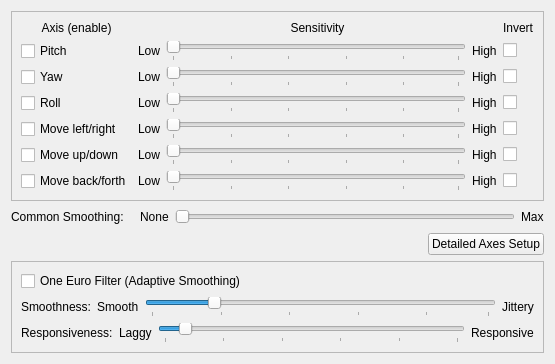
<?xml version="1.0" encoding="UTF-8"?>
<ui version="4.0">
 <class>ProfileSetupForm</class>
 <widget class="QWidget" name="ProfileSetupForm">
  <property name="geometry">
   <rect>
    <x>0</x>
    <y>0</y>
    <width>555</width>
    <height>345</height>
   </rect>
  </property>
  <property name="sizePolicy">
   <sizepolicy hsizetype="Preferred" vsizetype="Maximum">
    <horstretch>0</horstretch>
    <verstretch>0</verstretch>
   </sizepolicy>
  </property>
  <property name="windowTitle">
   <string>Form</string>
  </property>
  <layout class="QVBoxLayout" name="verticalLayout">
   <item>
    <widget class="QFrame" name="gridFrame">
     <property name="frameShape">
      <enum>QFrame::StyledPanel</enum>
     </property>
     <property name="frameShadow">
      <enum>QFrame::Raised</enum>
     </property>
     <layout class="QGridLayout" name="gridLayout">
      <item row="2" column="1">
       <layout class="QHBoxLayout" name="horizontalLayout_2">
        <item>
         <widget class="QLabel" name="label_3">
          <property name="text">
           <string>Low</string>
          </property>
         </widget>
        </item>
        <item>
         <widget class="QSlider" name="YawSens">
          <property name="orientation">
           <enum>Qt::Horizontal</enum>
          </property>
          <property name="tickPosition">
           <enum>QSlider::TicksBelow</enum>
          </property>
          <property name="tickInterval">
           <number>20</number>
          </property>
         </widget>
        </item>
        <item>
         <widget class="QLabel" name="label_10">
          <property name="text">
           <string>High</string>
          </property>
         </widget>
        </item>
       </layout>
      </item>
      <item row="3" column="1">
       <layout class="QHBoxLayout" name="horizontalLayout_3">
        <item>
         <widget class="QLabel" name="label_4">
          <property name="text">
           <string>Low</string>
          </property>
         </widget>
        </item>
        <item>
         <widget class="QSlider" name="RollSens">
          <property name="orientation">
           <enum>Qt::Horizontal</enum>
          </property>
          <property name="tickPosition">
           <enum>QSlider::TicksBelow</enum>
          </property>
          <property name="tickInterval">
           <number>20</number>
          </property>
         </widget>
        </item>
        <item>
         <widget class="QLabel" name="label_11">
          <property name="text">
           <string>High</string>
          </property>
         </widget>
        </item>
       </layout>
      </item>
      <item row="0" column="0">
       <widget class="QLabel" name="label_9">
        <property name="text">
         <string>Axis (enable)</string>
        </property>
        <property name="alignment">
         <set>Qt::AlignCenter</set>
        </property>
       </widget>
      </item>
      <item row="0" column="1">
       <widget class="QLabel" name="label_2">
        <property name="text">
         <string>Sensitivity</string>
        </property>
        <property name="alignment">
         <set>Qt::AlignCenter</set>
        </property>
       </widget>
      </item>
      <item row="1" column="1">
       <layout class="QHBoxLayout" name="horizontalLayout">
        <item>
         <widget class="QLabel" name="label">
          <property name="text">
           <string>Low</string>
          </property>
         </widget>
        </item>
        <item>
         <widget class="QSlider" name="PitchSens">
          <property name="orientation">
           <enum>Qt::Horizontal</enum>
          </property>
          <property name="tickPosition">
           <enum>QSlider::TicksBelow</enum>
          </property>
          <property name="tickInterval">
           <number>20</number>
          </property>
         </widget>
        </item>
        <item>
         <widget class="QLabel" name="label_8">
          <property name="text">
           <string>High</string>
          </property>
         </widget>
        </item>
       </layout>
      </item>
      <item row="5" column="1">
       <layout class="QHBoxLayout" name="horizontalLayout_5">
        <item>
         <widget class="QLabel" name="label_6">
          <property name="text">
           <string>Low</string>
          </property>
         </widget>
        </item>
        <item>
         <widget class="QSlider" name="TySens">
          <property name="orientation">
           <enum>Qt::Horizontal</enum>
          </property>
          <property name="tickPosition">
           <enum>QSlider::TicksBelow</enum>
          </property>
          <property name="tickInterval">
           <number>20</number>
          </property>
         </widget>
        </item>
        <item>
         <widget class="QLabel" name="label_13">
          <property name="text">
           <string>High</string>
          </property>
         </widget>
        </item>
       </layout>
      </item>
      <item row="1" column="0">
       <widget class="QCheckBox" name="PitchEnable">
        <property name="toolTip">
         <string>Enable Pitch Axis</string>
        </property>
        <property name="layoutDirection">
         <enum>Qt::LeftToRight</enum>
        </property>
        <property name="text">
         <string>Pitch</string>
        </property>
        <property name="checked">
         <bool>false</bool>
        </property>
       </widget>
      </item>
      <item row="2" column="0">
       <widget class="QCheckBox" name="YawEnable">
        <property name="toolTip">
         <string>Enable Yaw Axis</string>
        </property>
        <property name="text">
         <string>Yaw</string>
        </property>
       </widget>
      </item>
      <item row="3" column="0">
       <widget class="QCheckBox" name="RollEnable">
        <property name="toolTip">
         <string>Enable Yaw Axis</string>
        </property>
        <property name="text">
         <string>Roll</string>
        </property>
       </widget>
      </item>
      <item row="4" column="0">
       <widget class="QCheckBox" name="TxEnable">
        <property name="toolTip">
         <string>Enable X Axis</string>
        </property>
        <property name="text">
         <string>Move left/right</string>
        </property>
       </widget>
      </item>
      <item row="5" column="0">
       <widget class="QCheckBox" name="TyEnable">
        <property name="toolTip">
         <string>Enable Y Axis</string>
        </property>
        <property name="text">
         <string>Move up/down</string>
        </property>
       </widget>
      </item>
      <item row="6" column="0">
       <widget class="QCheckBox" name="TzEnable">
        <property name="toolTip">
         <string>Enable Z Axis</string>
        </property>
        <property name="text">
         <string>Move back/forth</string>
        </property>
       </widget>
      </item>
      <item row="4" column="1">
       <layout class="QHBoxLayout" name="horizontalLayout_4">
        <item>
         <widget class="QLabel" name="label_5">
          <property name="text">
           <string>Low</string>
          </property>
         </widget>
        </item>
        <item>
         <widget class="QSlider" name="TxSens">
          <property name="orientation">
           <enum>Qt::Horizontal</enum>
          </property>
          <property name="tickPosition">
           <enum>QSlider::TicksBelow</enum>
          </property>
          <property name="tickInterval">
           <number>20</number>
          </property>
         </widget>
        </item>
        <item>
         <widget class="QLabel" name="label_12">
          <property name="text">
           <string>High</string>
          </property>
         </widget>
        </item>
       </layout>
      </item>
      <item row="6" column="1">
       <layout class="QHBoxLayout" name="horizontalLayout_6">
        <item>
         <widget class="QLabel" name="label_7">
          <property name="text">
           <string>Low</string>
          </property>
         </widget>
        </item>
        <item>
         <widget class="QSlider" name="TzSens">
          <property name="orientation">
           <enum>Qt::Horizontal</enum>
          </property>
          <property name="tickPosition">
           <enum>QSlider::TicksBelow</enum>
          </property>
          <property name="tickInterval">
           <number>20</number>
          </property>
         </widget>
        </item>
        <item>
         <widget class="QLabel" name="label_14">
          <property name="text">
           <string>High</string>
          </property>
         </widget>
        </item>
       </layout>
      </item>
      <item row="0" column="2">
       <widget class="QLabel" name="label_18">
        <property name="text">
         <string>Invert</string>
        </property>
       </widget>
      </item>
      <item row="1" column="2">
       <widget class="QCheckBox" name="PitchInvert">
        <property name="text">
         <string/>
        </property>
       </widget>
      </item>
      <item row="2" column="2">
       <widget class="QCheckBox" name="YawInvert">
        <property name="text">
         <string/>
        </property>
       </widget>
      </item>
      <item row="3" column="2">
       <widget class="QCheckBox" name="RollInvert">
        <property name="text">
         <string/>
        </property>
       </widget>
      </item>
      <item row="4" column="2">
       <widget class="QCheckBox" name="TxInvert">
        <property name="text">
         <string/>
        </property>
       </widget>
      </item>
      <item row="5" column="2">
       <widget class="QCheckBox" name="TyInvert">
        <property name="text">
         <string/>
        </property>
       </widget>
      </item>
      <item row="6" column="2">
       <widget class="QCheckBox" name="TzInvert">
        <property name="text">
         <string/>
        </property>
       </widget>
      </item>
     </layout>
    </widget>
   </item>
   <item>
    <layout class="QHBoxLayout" name="horizontalLayout_7">
     <item>
      <widget class="QLabel" name="label_17">
       <property name="text">
        <string>Common Smoothing:</string>
       </property>
      </widget>
     </item>
     <item>
      <spacer name="horizontalSpacer">
       <property name="orientation">
        <enum>Qt::Horizontal</enum>
       </property>
       <property name="sizeType">
        <enum>QSizePolicy::Maximum</enum>
       </property>
       <property name="sizeHint" stdset="0">
        <size>
         <width>10</width>
         <height>20</height>
        </size>
       </property>
      </spacer>
     </item>
     <item>
      <widget class="QLabel" name="label_15">
       <property name="text">
        <string>None</string>
       </property>
      </widget>
     </item>
     <item>
      <widget class="QSlider" name="Smoothing">
       <property name="orientation">
        <enum>Qt::Horizontal</enum>
       </property>
      </widget>
     </item>
     <item>
      <widget class="QLabel" name="label_16">
       <property name="text">
        <string>Max</string>
       </property>
      </widget>
     </item>
    </layout>
   </item>
   <item>
    <layout class="QHBoxLayout" name="horizontalLayout_8">
     <item>
      <spacer name="horizontalSpacer_2">
       <property name="orientation">
        <enum>Qt::Horizontal</enum>
       </property>
       <property name="sizeHint" stdset="0">
        <size>
         <width>40</width>
         <height>20</height>
        </size>
       </property>
      </spacer>
     </item>
     <item>
      <widget class="QPushButton" name="DetailedAxisSetup">
       <property name="text">
        <string>Detailed Axes Setup</string>
       </property>
      </widget>
     </item>
    </layout>
   </item>
   <item>
    <widget class="QFrame" name="oneEuroFrame">
     <property name="frameShape">
      <enum>QFrame::StyledPanel</enum>
     </property>
     <property name="frameShadow">
      <enum>QFrame::Raised</enum>
     </property>
     <layout class="QVBoxLayout" name="oneEuroLayout">
      <item>
       <widget class="QCheckBox" name="OneEuroEnabled">
        <property name="toolTip">
         <string>Enable adaptive One Euro filter for reduced jitter (recommended for TrackIR)</string>
        </property>
        <property name="text">
         <string>One Euro Filter (Adaptive Smoothing)</string>
        </property>
       </widget>
      </item>
      <item>
       <layout class="QHBoxLayout" name="oneEuroMinCutoffLayout">
        <item>
         <widget class="QLabel" name="oneEuroMinCutoffLabel">
          <property name="text">
           <string>Smoothness:</string>
          </property>
         </widget>
        </item>
        <item>
         <widget class="QLabel" name="oneEuroMinCutoffLow">
          <property name="text">
           <string>Smooth</string>
          </property>
         </widget>
        </item>
        <item>
         <widget class="QSlider" name="OneEuroMinCutoff">
          <property name="minimum">
           <number>1</number>
          </property>
          <property name="maximum">
           <number>50</number>
          </property>
          <property name="value">
           <number>10</number>
          </property>
          <property name="orientation">
           <enum>Qt::Horizontal</enum>
          </property>
          <property name="tickPosition">
           <enum>QSlider::TicksBelow</enum>
          </property>
          <property name="tickInterval">
           <number>10</number>
          </property>
         </widget>
        </item>
        <item>
         <widget class="QLabel" name="oneEuroMinCutoffHigh">
          <property name="text">
           <string>Jittery</string>
          </property>
         </widget>
        </item>
       </layout>
      </item>
      <item>
       <layout class="QHBoxLayout" name="oneEuroBetaLayout">
        <item>
         <widget class="QLabel" name="oneEuroBetaLabel">
          <property name="text">
           <string>Responsiveness:</string>
          </property>
         </widget>
        </item>
        <item>
         <widget class="QLabel" name="oneEuroBetaLow">
          <property name="text">
           <string>Laggy</string>
          </property>
         </widget>
        </item>
        <item>
         <widget class="QSlider" name="OneEuroBeta">
          <property name="minimum">
           <number>0</number>
          </property>
          <property name="maximum">
           <number>100</number>
          </property>
          <property name="value">
           <number>7</number>
          </property>
          <property name="orientation">
           <enum>Qt::Horizontal</enum>
          </property>
          <property name="tickPosition">
           <enum>QSlider::TicksBelow</enum>
          </property>
          <property name="tickInterval">
           <number>20</number>
          </property>
         </widget>
        </item>
        <item>
         <widget class="QLabel" name="oneEuroBetaHigh">
          <property name="text">
           <string>Responsive</string>
          </property>
         </widget>
        </item>
       </layout>
      </item>
     </layout>
    </widget>
   </item>
  </layout>
 </widget>
 <tabstops>
  <tabstop>PitchEnable</tabstop>
  <tabstop>PitchSens</tabstop>
  <tabstop>YawEnable</tabstop>
  <tabstop>YawSens</tabstop>
  <tabstop>RollEnable</tabstop>
  <tabstop>RollSens</tabstop>
  <tabstop>TxEnable</tabstop>
  <tabstop>TxSens</tabstop>
  <tabstop>TyEnable</tabstop>
  <tabstop>TySens</tabstop>
  <tabstop>TzEnable</tabstop>
  <tabstop>TzSens</tabstop>
  <tabstop>Smoothing</tabstop>
  <tabstop>DetailedAxisSetup</tabstop>
 </tabstops>
 <resources/>
 <connections/>
</ui>
